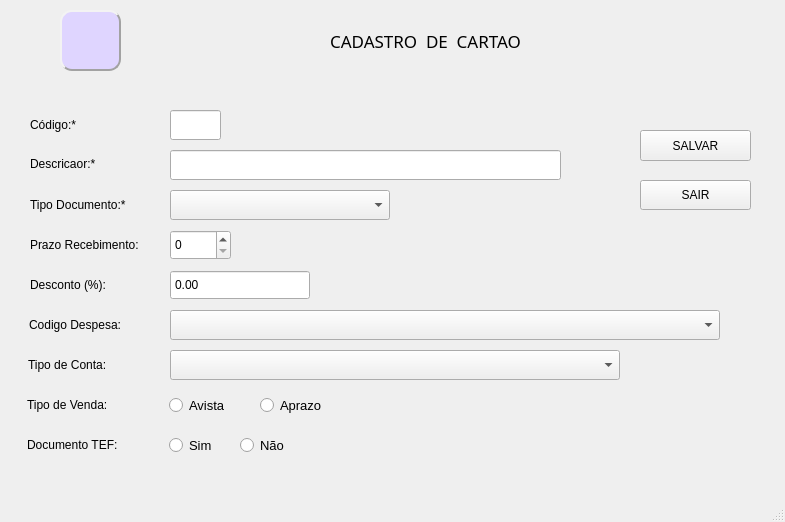
<?xml version="1.0" encoding="UTF-8"?>
<ui version="4.0">
 <class>MainWindow</class>
 <widget class="QMainWindow" name="MainWindow">
  <property name="geometry">
   <rect>
    <x>0</x>
    <y>0</y>
    <width>785</width>
    <height>522</height>
   </rect>
  </property>
  <property name="windowTitle">
   <string>MainWindow</string>
  </property>
  <property name="styleSheet">
   <string notr="true"/>
  </property>
  <widget class="QWidget" name="centralwidget">
   <widget class="QPushButton" name="bt_sair">
    <property name="geometry">
     <rect>
      <x>640</x>
      <y>180</y>
      <width>111</width>
      <height>30</height>
     </rect>
    </property>
    <property name="styleSheet">
     <string notr="true"/>
    </property>
    <property name="text">
     <string>SAIR</string>
    </property>
    <property name="icon">
     <iconset>
      <normaloff>SAIR.png</normaloff>SAIR.png</iconset>
    </property>
   </widget>
   <widget class="QPushButton" name="bt_salvar">
    <property name="geometry">
     <rect>
      <x>640</x>
      <y>130</y>
      <width>111</width>
      <height>31</height>
     </rect>
    </property>
    <property name="whatsThis">
     <string>&lt;html&gt;&lt;head/&gt;&lt;body&gt;&lt;p&gt;file:///C:/Users/mebbc/OneDrive/Imagens/salvar.qrc.png&lt;/p&gt;&lt;/body&gt;&lt;/html&gt;</string>
    </property>
    <property name="styleSheet">
     <string notr="true"/>
    </property>
    <property name="text">
     <string>SALVAR</string>
    </property>
    <property name="icon">
     <iconset>
      <normaloff>SALVAR.png</normaloff>SALVAR.png</iconset>
    </property>
   </widget>
   <widget class="QLabel" name="label_7">
    <property name="geometry">
     <rect>
      <x>60</x>
      <y>10</y>
      <width>61</width>
      <height>61</height>
     </rect>
    </property>
    <property name="styleSheet">
     <string notr="true">font: 81 10pt &quot;Rockwell Extra Bold&quot;;

background-color: rgb(223, 213, 255);

border-color: rgb(162, 162, 162);

border-style: Outset;
border-width: 2px;
border-radius: 12px;</string>
    </property>
    <property name="text">
     <string/>
    </property>
    <property name="pixmap">
     <pixmap>CADASTRO.png</pixmap>
    </property>
    <property name="scaledContents">
     <bool>true</bool>
    </property>
   </widget>
   <widget class="QLabel" name="titulo">
    <property name="geometry">
     <rect>
      <x>260</x>
      <y>20</y>
      <width>331</width>
      <height>41</height>
     </rect>
    </property>
    <property name="font">
     <font>
      <family>Rockwell Extra Bold</family>
      <pointsize>13</pointsize>
      <italic>false</italic>
      <bold>false</bold>
     </font>
    </property>
    <property name="focusPolicy">
     <enum>Qt::NoFocus</enum>
    </property>
    <property name="layoutDirection">
     <enum>Qt::LeftToRight</enum>
    </property>
    <property name="styleSheet">
     <string notr="true"/>
    </property>
    <property name="text">
     <string>CADASTRO  DE  CARTAO</string>
    </property>
    <property name="textFormat">
     <enum>Qt::AutoText</enum>
    </property>
    <property name="alignment">
     <set>Qt::AlignCenter</set>
    </property>
   </widget>
   <widget class="QComboBox" name="comboBox_2">
    <property name="geometry">
     <rect>
      <x>170</x>
      <y>310</y>
      <width>550</width>
      <height>30</height>
     </rect>
    </property>
    <property name="styleSheet">
     <string notr="true"/>
    </property>
   </widget>
   <widget class="QLineEdit" name="mcartao">
    <property name="geometry">
     <rect>
      <x>170</x>
      <y>150</y>
      <width>391</width>
      <height>30</height>
     </rect>
    </property>
    <property name="styleSheet">
     <string notr="true"/>
    </property>
    <property name="maxLength">
     <number>30</number>
    </property>
   </widget>
   <widget class="QLabel" name="label_8">
    <property name="geometry">
     <rect>
      <x>30</x>
      <y>110</y>
      <width>130</width>
      <height>30</height>
     </rect>
    </property>
    <property name="styleSheet">
     <string notr="true"/>
    </property>
    <property name="text">
     <string>Código:*</string>
    </property>
   </widget>
   <widget class="QLabel" name="label_26">
    <property name="geometry">
     <rect>
      <x>30</x>
      <y>150</y>
      <width>130</width>
      <height>28</height>
     </rect>
    </property>
    <property name="styleSheet">
     <string notr="true"/>
    </property>
    <property name="text">
     <string>Descricaor:*</string>
    </property>
   </widget>
   <widget class="QLineEdit" name="mcodigo">
    <property name="geometry">
     <rect>
      <x>170</x>
      <y>110</y>
      <width>51</width>
      <height>30</height>
     </rect>
    </property>
    <property name="styleSheet">
     <string notr="true"/>
    </property>
    <property name="maxLength">
     <number>3</number>
    </property>
   </widget>
   <widget class="QLabel" name="label_37">
    <property name="geometry">
     <rect>
      <x>29</x>
      <y>311</y>
      <width>130</width>
      <height>28</height>
     </rect>
    </property>
    <property name="styleSheet">
     <string notr="true"/>
    </property>
    <property name="text">
     <string>Codigo Despesa:</string>
    </property>
   </widget>
   <widget class="QLabel" name="label_38">
    <property name="geometry">
     <rect>
      <x>27</x>
      <y>390</y>
      <width>130</width>
      <height>30</height>
     </rect>
    </property>
    <property name="styleSheet">
     <string notr="true"/>
    </property>
    <property name="text">
     <string>Tipo de Venda:</string>
    </property>
   </widget>
   <widget class="QRadioButton" name="rb_tipo_venda_av">
    <property name="geometry">
     <rect>
      <x>169</x>
      <y>390</y>
      <width>80</width>
      <height>30</height>
     </rect>
    </property>
    <property name="font">
     <font>
      <family>Arial</family>
      <pointsize>10</pointsize>
      <italic>false</italic>
      <bold>false</bold>
     </font>
    </property>
    <property name="styleSheet">
     <string notr="true"/>
    </property>
    <property name="text">
     <string>Avista</string>
    </property>
   </widget>
   <widget class="QRadioButton" name="rb_tipo_venda_ap">
    <property name="geometry">
     <rect>
      <x>260</x>
      <y>390</y>
      <width>80</width>
      <height>30</height>
     </rect>
    </property>
    <property name="font">
     <font>
      <family>Arial</family>
      <pointsize>10</pointsize>
      <italic>false</italic>
      <bold>false</bold>
     </font>
    </property>
    <property name="styleSheet">
     <string notr="true"/>
    </property>
    <property name="text">
     <string>Aprazo</string>
    </property>
   </widget>
   <widget class="QLabel" name="label_9">
    <property name="geometry">
     <rect>
      <x>30</x>
      <y>190</y>
      <width>130</width>
      <height>30</height>
     </rect>
    </property>
    <property name="styleSheet">
     <string notr="true"/>
    </property>
    <property name="text">
     <string>Tipo Documento:*</string>
    </property>
   </widget>
   <widget class="QLabel" name="label_10">
    <property name="geometry">
     <rect>
      <x>30</x>
      <y>230</y>
      <width>130</width>
      <height>30</height>
     </rect>
    </property>
    <property name="styleSheet">
     <string notr="true"/>
    </property>
    <property name="text">
     <string>Prazo Recebimento:</string>
    </property>
   </widget>
   <widget class="QLabel" name="label_11">
    <property name="geometry">
     <rect>
      <x>30</x>
      <y>270</y>
      <width>130</width>
      <height>30</height>
     </rect>
    </property>
    <property name="styleSheet">
     <string notr="true"/>
    </property>
    <property name="text">
     <string>Desconto (%):</string>
    </property>
   </widget>
   <widget class="QLabel" name="label_12">
    <property name="geometry">
     <rect>
      <x>28</x>
      <y>350</y>
      <width>130</width>
      <height>30</height>
     </rect>
    </property>
    <property name="styleSheet">
     <string notr="true"/>
    </property>
    <property name="text">
     <string>Tipo de Conta:</string>
    </property>
   </widget>
   <widget class="QRadioButton" name="rb_documento_nao">
    <property name="geometry">
     <rect>
      <x>240</x>
      <y>430</y>
      <width>60</width>
      <height>30</height>
     </rect>
    </property>
    <property name="font">
     <font>
      <family>Arial</family>
      <pointsize>10</pointsize>
      <italic>false</italic>
      <bold>false</bold>
     </font>
    </property>
    <property name="styleSheet">
     <string notr="true"/>
    </property>
    <property name="text">
     <string>Não</string>
    </property>
   </widget>
   <widget class="QRadioButton" name="rb_documento_sim">
    <property name="geometry">
     <rect>
      <x>169</x>
      <y>430</y>
      <width>60</width>
      <height>30</height>
     </rect>
    </property>
    <property name="font">
     <font>
      <family>Arial</family>
      <pointsize>10</pointsize>
      <italic>false</italic>
      <bold>false</bold>
     </font>
    </property>
    <property name="styleSheet">
     <string notr="true"/>
    </property>
    <property name="text">
     <string>Sim</string>
    </property>
   </widget>
   <widget class="QLabel" name="label_39">
    <property name="geometry">
     <rect>
      <x>27</x>
      <y>430</y>
      <width>130</width>
      <height>30</height>
     </rect>
    </property>
    <property name="styleSheet">
     <string notr="true"/>
    </property>
    <property name="text">
     <string>Documento TEF:</string>
    </property>
   </widget>
   <widget class="QComboBox" name="comboBox">
    <property name="geometry">
     <rect>
      <x>170</x>
      <y>350</y>
      <width>450</width>
      <height>30</height>
     </rect>
    </property>
    <property name="styleSheet">
     <string notr="true"/>
    </property>
   </widget>
   <widget class="QDoubleSpinBox" name="doubleSpinBox">
    <property name="geometry">
     <rect>
      <x>170</x>
      <y>270</y>
      <width>140</width>
      <height>30</height>
     </rect>
    </property>
    <property name="styleSheet">
     <string notr="true"/>
    </property>
    <property name="buttonSymbols">
     <enum>QAbstractSpinBox::NoButtons</enum>
    </property>
   </widget>
   <widget class="QSpinBox" name="spinBox">
    <property name="geometry">
     <rect>
      <x>170</x>
      <y>230</y>
      <width>61</width>
      <height>30</height>
     </rect>
    </property>
    <property name="styleSheet">
     <string notr="true"/>
    </property>
   </widget>
   <widget class="QComboBox" name="comboBox_3">
    <property name="geometry">
     <rect>
      <x>170</x>
      <y>190</y>
      <width>220</width>
      <height>30</height>
     </rect>
    </property>
    <property name="styleSheet">
     <string notr="true"/>
    </property>
   </widget>
  </widget>
  <widget class="QStatusBar" name="statusbar"/>
 </widget>
 <tabstops>
  <tabstop>mcodigo</tabstop>
  <tabstop>mcartao</tabstop>
  <tabstop>comboBox_3</tabstop>
  <tabstop>spinBox</tabstop>
  <tabstop>doubleSpinBox</tabstop>
  <tabstop>comboBox_2</tabstop>
  <tabstop>comboBox</tabstop>
  <tabstop>rb_tipo_venda_av</tabstop>
  <tabstop>rb_tipo_venda_ap</tabstop>
  <tabstop>rb_documento_sim</tabstop>
  <tabstop>rb_documento_nao</tabstop>
  <tabstop>bt_salvar</tabstop>
  <tabstop>bt_sair</tabstop>
 </tabstops>
 <resources/>
 <connections/>
</ui>
